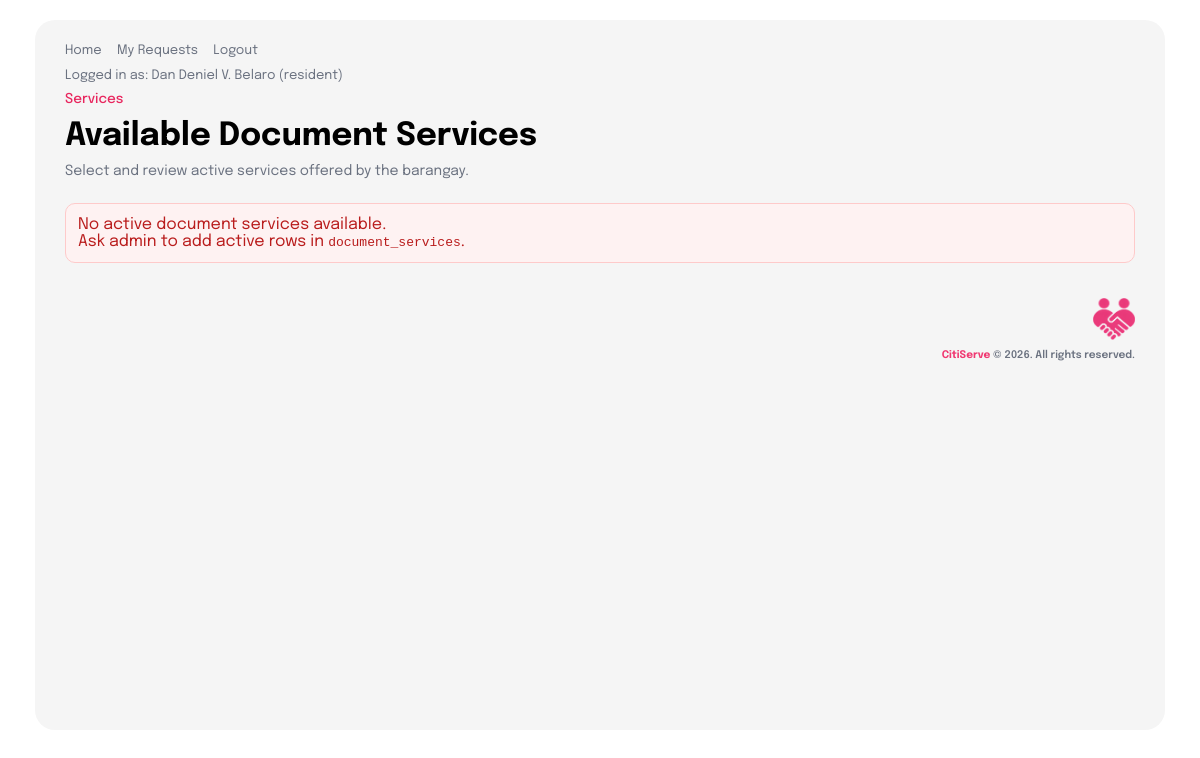
Page /public/services.php (signed in) on the earlier database version.
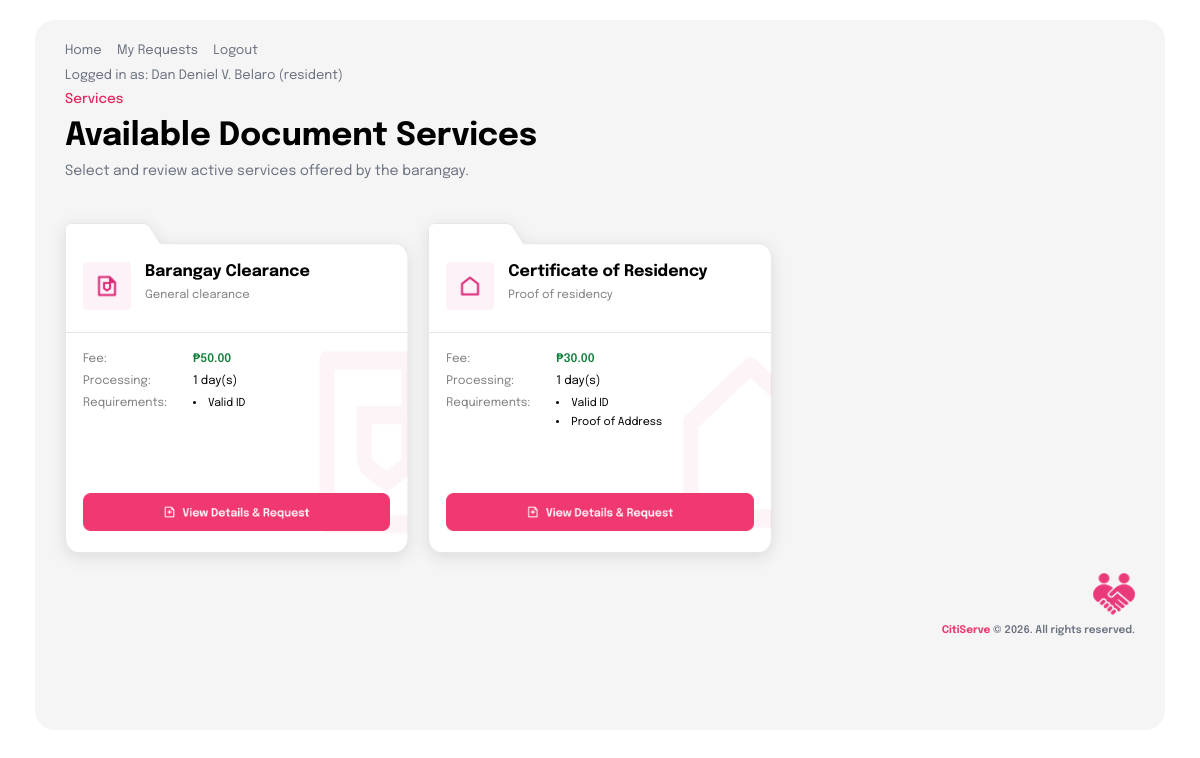
Same page on the later database version.
### tables this page shows
CREATE TABLE `document_services` (
  `id` int(10) UNSIGNED NOT NULL,
  `name` varchar(100) NOT NULL,
  `description` text DEFAULT NULL,
  `price` decimal(10,2) NOT NULL DEFAULT 0.00,
  `processing_time_days` int(11) NOT NULL DEFAULT 1,
  `is_active` tinyint(1) NOT NULL DEFAULT 1,
  `created_at` timestamp NULL DEFAULT current_timestamp(),
  `updated_at` timestamp NULL DEFAULT current_timestamp() ON UPDATE current_timestamp()
);

### app/config/database.php (called while the page is built)
<?php
return [
    'driver'   => 'mysql',
    'host'     => '127.0.0.1',
    'port'     => 3306,
    'database' => 'citiserve_db',
    'username' => 'phpmyadmin',
    'password' => 'YourStrongPassword',
    'charset'  => 'utf8mb4',
    'collation'=> 'utf8mb4_unicode_ci',
];

### app/core/Database.php (called while the page is built)
<?php
class Database
{
    private $connection;
    public function __construct()
    {
        $config = require __DIR__ . '/../config/database.php';
        $dsn = $config['driver'] . ':host=' . $config['host']
             . ';port=' . $config['port']
             . ';dbname=' . $config['database']
             . ';charset=' . $config['charset'];
        try {
            $this->connection = new PDO(
                $dsn,
                $config['username'],
                $config['password'],
                [
                    PDO::ATTR_ERRMODE            => PDO::ERRMODE_EXCEPTION,
                    PDO::ATTR_DEFAULT_FETCH_MODE => PDO::FETCH_ASSOC,
                    PDO::ATTR_EMULATE_PREPARES   => false,
                ]
            );
        } catch (PDOException $e) {
            die('Database connection failed: ' . $e->getMessage());
        }
    }
    public function getConnection()
    {
        return $this->connection;
    }
}

### app/core/CitiServeData.php (called while the page is built, shortened)
<?php
require_once __DIR__ . '/Database.php';
require_once __DIR__ . '/../models/User.php';
class CitiServeData
{
    private $db;
    public function __construct()
    {
        $database = new Database();
        $this->db = $database->getConnection();
    }
    public function findUserById($id)
    {
        $stmt = $this->db->prepare('SELECT * FROM users WHERE id = ? LIMIT 1');
        $stmt->execute([$id]);
        $row = $stmt->fetch();
        return $row ? User::fromRow($row) : null;
    }
    public function getAllActiveDocumentServices()
    {
        $sql = 'SELECT id, name, description, price, processing_time_days FROM document_services WHERE is_active = 1 ORDER BY name ASC';
        return $this->db->query($sql)->fetchAll();
    }
}

### app/helpers/document_request.php (called while the page is built, shortened)
<?php
function document_request_suffix_options()
{
    return ['', 'Jr', 'Sr', 'II', 'III', 'IV'];
}

### app/helpers/auth.php (called while the page is built, shortened)
<?php
require_once __DIR__ . '/../core/CitiServeData.php';
function require_login()
{
    $data = new CitiServeData();
    $userId = (int)$_SESSION['user_id'];
    $user = $data->findUserById($userId);
    $userInfo = [
        'id' => $user->id,
        'full_name' => $user->full_name,
        'email' => $user->email,
        'role' => $user->role
    ];
    return $userInfo;
}

### app/models/User.php (called while the page is built, shortened)
<?php
class User
{
    public static function fromRow($row)
    {
        $user = new User();
        if (isset($row['id'])) {
            $user->id = (int)$row['id'];
        } else {
            $user->id = null;
        }
        $user->full_name = isset($row['full_name']) ? $row['full_name'] : '';
        $user->email = isset($row['email']) ? $row['email'] : '';
        $user->password_hash = isset($row['password_hash']) ? $row['password_hash'] : '';
        $user->role = isset($row['role']) ? $row['role'] : 'resident';
        $user->address = isset($row['address']) ? $row['address'] : null;
        $user->contact_number = isset($row['contact_number']) ? $row['contact_number'] : null;
        $user->is_verified = isset($row['is_verified']) ? (int)$row['is_verified'] : 1;
        $user->proof_of_id = isset($row['proof_of_id']) ? $row['proof_of_id'] : null;
        $user->created_at = isset($row['created_at']) ? $row['created_at'] : null;
        $user->updated_at = isset($row['updated_at']) ? $row['updated_at'] : null;
        return $user;
    }
}

### public/services.php (the view, shortened to what the changed rows need)
<?php
require_once __DIR__ . '/../app/helpers/auth.php';
require_once __DIR__ . '/../app/core/CitiServeData.php';
require_once __DIR__ . '/../app/helpers/document_request.php';
$user = require_login();
$data = new CitiServeData();
$services = $data->getAllActiveDocumentServices();
$definitions = document_request_definitions();
$cardVisuals = [
    'Barangay Business Clearance' => ['bg' => 'Barangay Business Clearance - Container (1).png', 'icon' => 'docu-bbc.png'],
    'Barangay Clearance' => ['bg' => 'Barangay Clearance - Container.png', 'icon' => 'docu-bc.png'],
    'Barangay ID' => ['bg' => 'Barangay ID - Container.png', 'icon' => 'docu-bid.png'],
    'Barangay Permit (Construction)' => ['bg' => 'Barangay Permit (Construction) - Container.png', 'icon' => 'docu-bp.png'],
    'Certificate of Indigency' => ['bg' => 'Certificate of Indigency - Container.png', 'icon' => 'docu-coi.png'],
    'Certificate of Residency' => ['bg' => 'Certificate of Residency - Container.png', 'icon' => 'docu-br.png'],
    'Solo Parent Certificate' => ['bg' => 'Solo Parent Certificate - Container.png', 'icon' => 'docu-spc.png'],
];
function h($v)
{
    return htmlspecialchars((string)$v, ENT_QUOTES, 'UTF-8');
}
?>
<!doctype html>
<html lang="en">
<head>
    <link rel="stylesheet" href="/CitiServe/frontend/document_request/css/document.css">
</head>
<body>
<div class="content-area">
    <div class="page-header">
        <h1>Available Document Services</h1>
    </div>
    <?php if (empty($services)): ?>
        <div class="empty-box">
            <p>No active document services available.</p>
            <p>Ask admin to add active rows in <code>document_services</code>.</p>
        </div>
    <?php endif; ?>
    <div class="grid">
        <?php foreach ($services as $s): ?>
            <?php if (!isset($definitions[$s['name']])): continue; endif; ?>
            <?php
            $name = (string)$s['name'];
            $definition = $definitions[$name];
            $visual = $cardVisuals[$name] ?? ['bg' => 'Barangay Clearance - Container.png', 'icon' => 'docu-bc.png'];
            ?>
            <div class="card" style="background-image:url('/CitiServe/frontend/document_request/images/<?= h($visual['bg']) ?>')">
                <div class="card-content">
                    <div class="card-main">
                        <div class="card-top">
                            <img src="/CitiServe/frontend/document_request/images/<?= h($visual['icon']) ?>" class="card-icon" alt="">
                            <div>
                                <div class="card-title"><?= h($name) ?></div>
                                <div class="card-desc"><?= h((string)($s['description'] ?? '')) ?></div>
                            </div>
                        </div>
                        <div class="divider"></div>
                        <div class="card-meta">
                            <span><b>Fee:</b> <span class="price">₱<?= h((string)$s['price']) ?></span></span>
                            <span><b>Processing:</b> <span class="processing"><?= h((string)$s['processing_time_days']) ?> day(s)</span></span>
                            <span><b>Requirements:</b>
                                <ul>
                                    <?php foreach ((array)$definition['required_uploads'] as $upload): ?>
                                        <li><?= h((string)$upload['label']) ?></li>
                                    <?php endforeach; ?>
                                </ul>
                            </span>
                        </div>
                    </div>
                    <?php if (($user['role'] ?? '') === 'resident'): ?>
                        <a href="/CitiServe/public/request_select.php?service_id=<?= (int)$s['id'] ?>">
                            <img src="/CitiServe/frontend/document_request/images/docu-view-deets.png" class="view-btn" alt="Request">
                        </a>
                    <?php endif; ?>
                </div>
            </div>
        <?php endforeach; ?>
        <div class="footer">
            <img src="/CitiServe/frontend/document_request/images/docu-logo.png" class="footer-logo" alt="CitiServe">
            <div class="form-logo-text">
            </div>
        </div>
    </div>
</div>
</body>
</html>

Differences in the rows shown:
added document_services: name (picture), shows a picture, name "Barangay Clearance", description "General clearance", price "50.00", processing_time_days "1", label "Valid ID"
added document_services: name (picture), shows a picture, name "Certificate of Residency", description "Proof of residency", price "30.00", processing_time_days "1", label "Valid ID", label "Proof of Address"
Other differences:
text no longer shown: "No active document services available. Ask admin to add active rows in document_services ."
